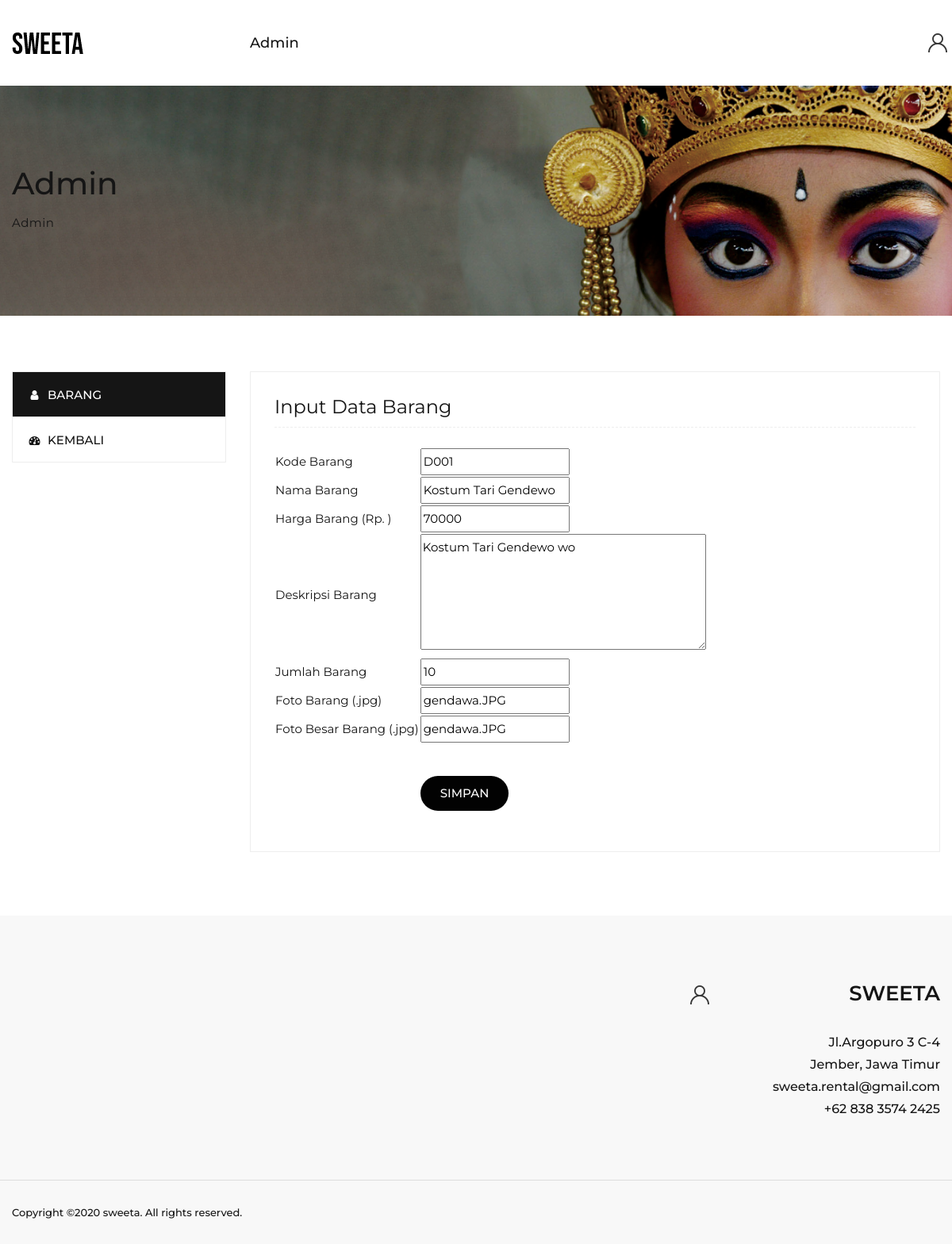
/edit_barang.php?kd_barang=D001 (signed in), run on the app's committed database.
### tables this page shows
CREATE TABLE `barang` (
  `kd_barang` varchar(10) NOT NULL,
  `foto` varchar(20) NOT NULL,
  `foto_besar` varchar(20) NOT NULL,
  `nama_barang` varchar(30) NOT NULL,
  `harga_barang` int(11) NOT NULL,
  `deskripsi_barang` text NOT NULL,
  `jumlah_barang` int(11) NOT NULL
);

### edit_barang.php (the view, shortened to what this page needs)
<!DOCTYPE html>
<html>
<head>
    <link rel="stylesheet" href="assets/css/vendor/bootstrap.min.css">
    <link rel="stylesheet" href="assets/css/vendor/iconfont.min.css">
    <link rel="stylesheet" href="assets/css/vendor/helper.css">
    <link rel="stylesheet" href="assets/css/plugins/plugins.css">
    <link rel="stylesheet" href="assets/css/style.css">
</head>
<body>
    <?php
include "connect.php";
    $id = $_GET['kd_barang'];
    $query_mysql = mysqli_query($con, "SELECT * FROM barang WHERE kd_barang = '$id'");
	?>
    <header class="header header-transparent header-sticky  d-lg-block d-none">
        <div class="header-deafult-area">
            <div class="container">
                <div class="row align-items-center">
                    <div class="col-xl-3 col-lg-2 col-md-4 col-12">
                        <div class="logo-area">
                            <a href="#"><img src="./assets/images/logo.png" alt=""></a>
                        </div>
                    </div>
                    <div class="col-xl-6 col-lg-6 col-md-4 d-none d-lg-block col-12">
                        <div class="header-menu-area text-center">
                            <nav class="main-menu">
                                <ul>
                                    <li>
                                        <a href="#">Admin</a>
                                    </li>
                                </ul>
                            </nav>
                        </div>
                    </div>
                    <div class="col-xl-3 col-lg-4 col-md-5 col-12">
                        <div class="header-search-cart-area">
                            <ul>
                                <li class="currency-menu"><a href="#"><i class="flaticon-user"></i></a>
                                </li>
                            </ul>
                        </div>
                    </div>
                </div>
            </div>
        </div>
    </header>
    <div class="page-banner-section section bg-image" data-bg="assets/images/bg/breadcrumb.png">
        <div class="container">
            <div class="row">
                <div class="col">
                    <div class="page-banner text-left">
                        <h2>Admin</h2>
                        <ul class="page-breadcrumb">
                            <li>Admin</li>
                        </ul>
                    </div>
                </div>
            </div>
        </div>
    </div>
    <div
        class="my-account-section section pt-90 pt-lg-70 pt-md-60 pt-sm-50 pt-xs-45  pb-100 pb-lg-80 pb-md-70 pb-sm-60 pb-xs-50">
        <div class="container">
            <div class="row">
                <div class="col-12">
                    <div class="row">
                        <div class="col-lg-3 col-12">
                            <div class="myaccount-tab-menu nav" role="tablist">
                                <a href="#dashboad" class="active" data-toggle="tab"><i class="fa fa-user"></i>
                                    Barang</a>
                                <a href="index_admin.php"><i class="fa fa-dashboard"></i>
                                    Kembali</a>
                            </div>
                        </div>
                        <div class="col-lg-9 col-12">
                            <div class="tab-content" id="myaccountContent">
                                <div class="tab-pane fade show active" id="dashboad" role="tabpanel">
                                    <div class="myaccount-content">
                                        <h3>Input Data Barang</h3>
                                        <?php
                                        while($data = mysqli_fetch_array($query_mysql)){
                                        ?>
                                        <div class="welcome mb-20">
                                            <form action="update_barang.php" method="POST">
                                                <table>
                                                    <tr>
                                                        <td>Kode Barang</td>
                                                        <td><input type="text" name="kd_barang"
                                                        value="<?php echo $data['kd_barang'] ?>" readonly></td>
                                                    </tr>
                                                    <tr>
                                                        <td>Nama Barang</td>
                                                        <td><input type="text" name="nama_barang" value="<?php echo $data['nama_barang'] ?>"></td>
                                                    </tr>
                                                    <tr>
                                                        <td>Harga Barang (Rp. )</td>
                                                        <td><input type="text" name="harga_barang" value="<?php echo $data['harga_barang'] ?>"></td>
                                                    </tr>
                                                    <tr>
                                                        <td>Deskripsi Barang </td>
                                                        <td><textarea name="deskripsi_barang" rows="5"
                                                                cols="40"><?php echo $data['deskripsi_barang'] ?></textarea></td>
                                                    </tr>
                                                    <tr>
                                                        <td>Jumlah Barang </td>
                                                        <td><input type="text" name="jumlah_barang" value="<?php echo $data['jumlah_barang'] ?>"></td>
                                                    </tr>
                                                    <tr>
                                                        <td>Foto Barang (.jpg)</td>
                                                        <td><input type="text" name="foto" value="<?php echo $data['foto'] ?>"></td>
                                                    </tr>
                                                    <tr>
                                                        <td>Foto Besar Barang (.jpg) </td>
                                                        <td><input type="text" name="foto_besar" value="<?php echo $data['foto_besar'] ?>"></td>
                                                    </tr>
                                                    <tr>
                                                        <td></td>
                                                        <td><button type="submit" value="Simpan" class="place-order btn btn-lg btn-round">Simpan</td>
                                                    </tr>
                                                </table>
                                            </form>
                                        </div>
                                        <?php } ?>
                                    </div>
                                </div>
                            </div>
                        </div>
                    </div>
                </div>
            </div>
        </div>
    </div>
    <footer class="footer-section section bg-gray">
        <div
            class="footer-top section pt-100 pt-lg-80 pt-md-70 pt-sm-60 pt-xs-50 pb-55 pb-lg-35 pb-md-25 pb-sm-15 pb-xs-10">
            <div class="container">
                <div class="row">
                    <div class="footer-widget col-xl-3 col-lg-3 col-md-6 col-sm-6 col-12 mb-40 mb-xs-35">
                    </div>
                    <div class="footer-widget col-xl-3 col-lg-3 col-md-6 col-sm-6 col-12 mb-40 mb-xs-35">
                    </div>
                    <div class="footer-widget col-xl-3 col-lg-3 col-md-6 col-sm-6 col-12 mb-40 mb-xs-35">
                        <div class="header-search-cart-area">
                            <ul>
                                <li class="currency-menu"><a href="#"><i class="flaticon-user"></i></a>
                                </li>
                            </ul>
                        </div>
                    </div>
                    <div
                        class="footer-widget text-lg-right text-left col-xl-3 col-lg-3 col-md-6 col-sm-6 col-12 mb-40 mb-xs-35">
                        <h2>SWEETA</h2>
                        <p class="contact-text">Jl.Argopuro 3 C-4</p>
                        <p class="contact-text">Jember, Jawa Timur</p>
                        <p class="contact-text">sweeta.rental@gmail.com</p>
                        <p class="contact-text">+62 838 3574 2425</p>
                    </div>
                </div>
            </div>
        </div>
        <div class="footer-bottom section">
            <div class="container">
                <div class="row no-gutters">
                    <div class="col-12 ft-border pt-25 pb-25">
                        <div class="row justify-content-between align-items-center">
                            <div class="col-lg-6 col-md-6 col-sm-12">
                                <div class="copyright text-left">
                                    <p>Copyright &copy;2020 <a href="#">sweeta</a>. All rights reserved.</p>
                                </div>
                            </div>
                        </div>
                    </div>
                </div>
            </div>
        </div>
    </footer>
</body>
</html>

### data on the page
barang: kd_barang "D001", nama_barang "Kostum Tari Gendewo", harga_barang "70000", deskripsi_barang "Kostum Tari Gendewo wo", jumlah_barang "10", foto "gendawa.JPG", foto_besar "gendawa.JPG"
